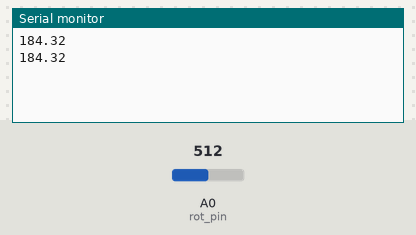
Bench run of a sketch on a simulated Arduino Uno, built with avr-gcc and run on an emulated ATmega328P. Shown: the last lines printed to the serial monitor. The test bench sets the inputs (shaded band); at power-on: A0 (rot_pin) = 512.

Above: at 1.8 s.
1.9 s: A0 (rot_pin) set to 716
At 2.4 s:
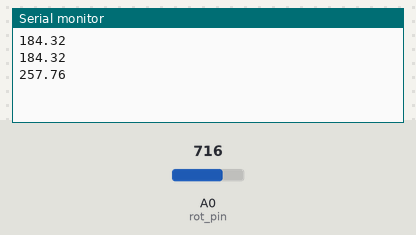
3.4 s: A0 (rot_pin) set to 900
At 4.8 s:
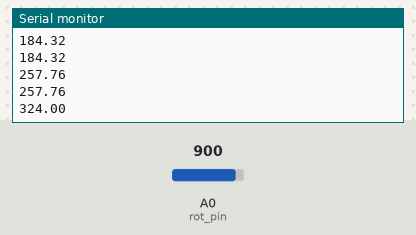
Timing chart, 0 to 6.4 s (numbered marks = the images above; inputs shaded):
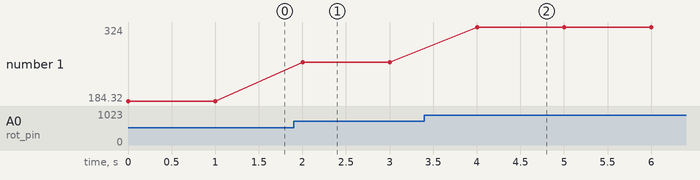

The sketch:

encoder_direction.ino
```cpp
#define rot_pin A0


void setup() {
Serial.begin(9600);
pinMode(rot_pin, INPUT);
}

void loop() {
  // put your main code here, to run repeatedly:
  int reader=analogRead(rot_pin);
  Serial.println(reader*0.36);
  delay(1000);
}
```

Measured:
- after the input at 1.9 s, the serial monitor: prints a new line after 0.10 s (image 1)
- after the input at 3.4 s, the serial monitor: prints a new line after 0.60 s (image 2)
- plotted number 1: 184.32 → 257.76 after the input at 1.9 s, 257.76 → 324 after the input at 3.4 s
